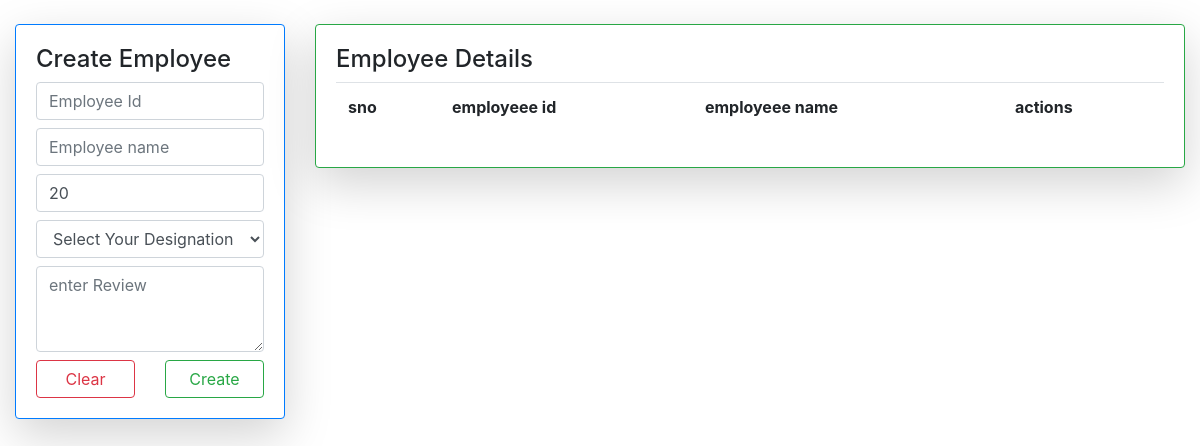
Before: /em/ with the older database file.
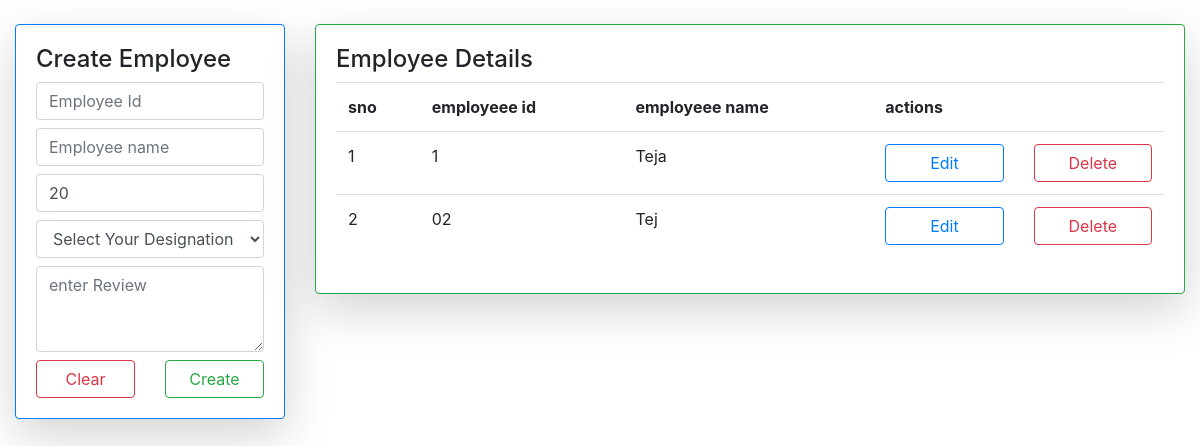
After: the same page with the newer database file.
### DemoApp/models.py (models this page shows)
class Employee(models.Model):
    t = [
        ("0", "Select Your Designation "),
        ("1", "Junior Trainee"),
        ("2", "Senior Trainee"),
        ("3", "Manager "),
    ]
    eid = models.CharField(max_length=15)
    ename = models.CharField(max_length=30)
    edesgn = models.CharField(max_length=20, choices=t, default="0")
    eage = models.IntegerField(default=20)
    eexprev = models.CharField(max_length=200)

### DemoApp/views.py (the view)
# urls.py: path("em/", views.employee, name="em"),
def employee(self):
    d = Employee.objects.all()
    if self.method == "POST":
        g = EmForm(self.POST)
        if g.is_valid:
            g.save()
            return redirect("/em")
    g = EmForm()
    return render(self, "firstapp/employee.html", {"k": g, "e": d})

### DemoApp/forms.py
class EmForm(forms.ModelForm):
    class Meta:
        model = Employee
        fields = ["eid", "ename", "eage", "edesgn", "eexprev"]
        widgets = {
            "eid": forms.TextInput(
                attrs={
                    "class": "form-control my-2",
                    "placeholder": "Employee Id",
                }
            ),
            "ename": forms.TextInput(
                attrs={
                    "class": "form-control my-2",
                    "placeholder": "Employee name",
                }
            ),
            "eage": forms.TextInput(
                attrs={
                    "class": "form-control my-2",
                    "placeholder": "Employee age",
                    "max": 70,
                    "min": 19,
                }
            ),
            "edesgn": forms.Select(
                attrs={
                    "class": "form-control my-2",
                }
            ),
            "eexprev": forms.Textarea(
                attrs={
                    "class": "form-control my-2",
                    "placeholder": "enter Review",
                    "rows": 3,
                }
            ),
        }

### DemoApp/templates/firstapp/employee.html (shortened to what this page needs)
<!DOCTYPE html>
<html lang="en">
  <head>
    <link
      rel="stylesheet"
      href="https://cdn.jsdelivr.net/npm/bootstrap@4.6.2/dist/css/bootstrap.min.css"
    />
  </head>
  <body>
    <div class="container-fluid mt-4">
      <div class="row">
        <div class="col-md-3">
          <div class="card shadow-lg border border-primary">
            <div class="card-body">
              <h4>Create Employee</h4>
              <form method="post">
                {% for i in k %} {{i}} {% endfor %}
                <div class="row">
                  <div class="col">
                    <input
                      type="reset"
                      value="Clear"
                      class="btn btn-outline-danger form-control"
                    />
                  </div>
                  <div class="col">
                    <input
                      type="submit"
                      value="Create"
                      class="btn btn-outline-success form-control"
                    />
                  </div>
                </div>
              </form>
            </div>
          </div>
        </div>
        <div class="col">
          <div class="card shadow-lg border border-success">
            <div class="card-body">
              <h4>Employee Details</h4>
              <table class="table">
                <tr>
                  <th>sno</th>
                  <th>employeee id</th>
                  <th>employeee name</th>
                  <th>actions</th>
                </tr>
                {% for i in e %}
                <tr>
                  <td>{{forloop.counter}}</td>
                  <td>{{i.eid}}</td>
                  <td>{{i.ename}}</td>
                  <td>
                    <div class="row">
                      <div class="col">
                        <a
                          href="{% url 'empup' i.id %}"
                          class="btn btn-outline-primary form-control"
                          >Edit</a
                        >
                      </div>
                      <div class="col">
                        <a href="#" class="btn btn-outline-danger form-control"
                          >Delete</a
                        >
                      </div>
                    </div>
                  </td>
                </tr>
                {% endfor %}
              </table>
            </div>
          </div>
        </div>
      </div>
    </div>
  </body>
</html>

Changed rows visible on the page:
added Employee: eid "1", ename "Teja"
added Employee: eid "02", ename "Tej"
